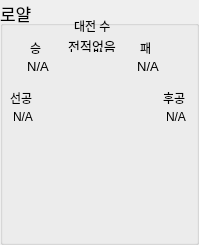
     <widget class="QGroupBox" name="groupBox_15">
      <property name="geometry">
       <rect>
        <x>198</x>
        <y>90</y>
        <width>199</width>
        <height>245</height>
       </rect>
      </property>
      <property name="font">
       <font>
        <pointsize>13</pointsize>
       </font>
      </property>
      <property name="title">
       <string>로얄</string>
      </property>
      <widget class="QLabel" name="label_20">
       <property name="geometry">
        <rect>
         <x>74</x>
         <y>20</y>
         <width>56</width>
         <height>12</height>
        </rect>
       </property>
       <property name="font">
        <font>
         <pointsize>9</pointsize>
        </font>
       </property>
       <property name="text">
        <string>대전 수</string>
       </property>
      </widget>
      <widget class="QLabel" name="RoyalVSCount">
       <property name="geometry">
        <rect>
         <x>64</x>
         <y>40</y>
         <width>56</width>
         <height>12</height>
        </rect>
       </property>
       <property name="font">
        <font>
         <pointsize>10</pointsize>
        </font>
       </property>
       <property name="text">
        <string>전적없음</string>
       </property>
       <property name="alignment">
        <set>Qt::AlignCenter</set>
       </property>
      </widget>
      <widget class="QLabel" name="label_22">
       <property name="geometry">
        <rect>
         <x>30</x>
         <y>40</y>
         <width>21</width>
         <height>16</height>
        </rect>
       </property>
       <property name="font">
        <font>
         <pointsize>9</pointsize>
        </font>
       </property>
       <property name="text">
        <string>승</string>
       </property>
      </widget>
      <widget class="QLabel" name="label_23">
       <property name="geometry">
        <rect>
         <x>140</x>
         <y>40</y>
         <width>21</width>
         <height>16</height>
        </rect>
       </property>
       <property name="font">
        <font>
         <pointsize>9</pointsize>
        </font>
       </property>
       <property name="text">
        <string>패</string>
       </property>
      </widget>
      <widget class="QLabel" name="RoyalWinCount">
       <property name="geometry">
        <rect>
         <x>10</x>
         <y>60</y>
         <width>56</width>
         <height>12</height>
        </rect>
       </property>
       <property name="font">
        <font>
         <pointsize>10</pointsize>
        </font>
       </property>
       <property name="text">
        <string>N/A</string>
       </property>
       <property name="alignment">
        <set>Qt::AlignCenter</set>
       </property>
      </widget>
      <widget class="QLabel" name="RoyalLoseCount">
       <property name="geometry">
        <rect>
         <x>120</x>
         <y>60</y>
         <width>56</width>
         <height>12</height>
        </rect>
       </property>
       <property name="font">
        <font>
         <pointsize>10</pointsize>
        </font>
       </property>
       <property name="text">
        <string>N/A</string>
       </property>
       <property name="alignment">
        <set>Qt::AlignCenter</set>
       </property>
      </widget>
      <widget class="QWidget" name="verticalLayoutWidget_5">
       <property name="geometry">
        <rect>
         <x>13</x>
         <y>80</y>
         <width>171</width>
         <height>161</height>
        </rect>
       </property>
       <layout class="QVBoxLayout" name="RoyalLayout"/>
      </widget>
      <widget class="QLabel" name="label_39">
       <property name="geometry">
        <rect>
         <x>163</x>
         <y>90</y>
         <width>31</width>
         <height>16</height>
        </rect>
       </property>
       <property name="font">
        <font>
         <pointsize>9</pointsize>
        </font>
       </property>
       <property name="text">
        <string>후공</string>
       </property>
      </widget>
      <widget class="QLabel" name="RoyalFirst">
       <property name="geometry">
        <rect>
         <x>6</x>
         <y>109</y>
         <width>34</width>
         <height>16</height>
        </rect>
       </property>
       <property name="font">
        <font>
         <pointsize>9</pointsize>
        </font>
       </property>
       <property name="text">
        <string>N/A</string>
       </property>
       <property name="alignment">
        <set>Qt::AlignCenter</set>
       </property>
      </widget>
      <widget class="QLabel" name="RoyalSecond">
       <property name="geometry">
        <rect>
         <x>159</x>
         <y>109</y>
         <width>34</width>
         <height>16</height>
        </rect>
       </property>
       <property name="font">
        <font>
         <pointsize>9</pointsize>
        </font>
       </property>
       <property name="text">
        <string>N/A</string>
       </property>
       <property name="alignment">
        <set>Qt::AlignCenter</set>
       </property>
      </widget>
      <widget class="QLabel" name="label_33">
       <property name="geometry">
        <rect>
         <x>10</x>
         <y>90</y>
         <width>31</width>
         <height>16</height>
        </rect>
       </property>
       <property name="font">
        <font>
         <pointsize>9</pointsize>
        </font>
       </property>
       <property name="text">
        <string>선공</string>
       </property>
      </widget>
     </widget>
